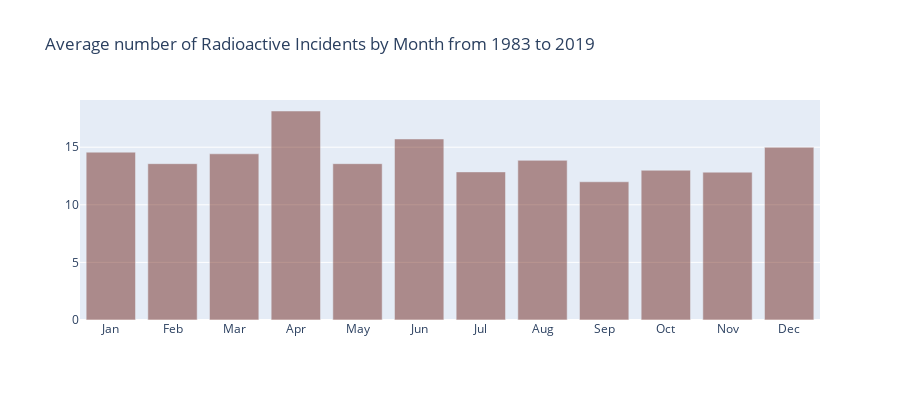

This figure's notebook cell:
### Markdown cell above
### The charts above and below show that APRIL has the highest average number of incidents

### Code cell
tempdf = incidents[incidents['year'].isin(['2013','2014','2015','2016','2017','2018','2019'])]
tempdf1 = tempdf.groupby(['year','month']).agg({'month' : 'count'}).rename(columns={'month': 'month_count'}).reset_index()
aggregated = tempdf1.groupby(['month']).agg({'month_count' : 'mean'})
x2 = aggregated.index.tolist()
y2 = aggregated.month_count.tolist()
mapp = {}
for m,v in zip(x2, y2):
    mapp[m] = v
xn = [calendar.month_abbr[int(x)] for x in sorted(x2)]
vn = [mapp[x] for x in sorted(x2)]

trace1 = go.Bar(x=xn, y=vn, opacity=0.75, name="month", marker=dict(color='rgba(100, 20, 10, 0.6)'))
layout = dict(height=400, title='Average number of Radioactive Incidents by Month from 1983 to 2019', legend=dict(orientation="h"));
fig = go.Figure(data=[trace1], layout=layout)
iplot(fig, filename='stacked-bar')

### Figure 1 — Plotly figure (JSON) as saved in the notebook; plotly's stock layout.template omitted (floating-point values rounded to 4 significant figures)
{"data": [{"marker": {"color": "rgba(100, 20, 10, 0.6)"}, "name": "month", "opacity": 0.75, "type": "bar", "x": ["Jan", "Feb", "Mar", "Apr", "May", "Jun", "Jul", "Aug", "Sep", "Oct", "Nov", "Dec"], "y": [14.57, 13.57, 14.43, 18.14, 13.57, 15.71, 12.86, 13.86, 12, 13, 12.83, 15]}], "layout": {"height": 400, "legend": {"orientation": "h"}, "title": {"text": "Average number of Radioactive Incidents by Month from 1983 to 2019"}}}
